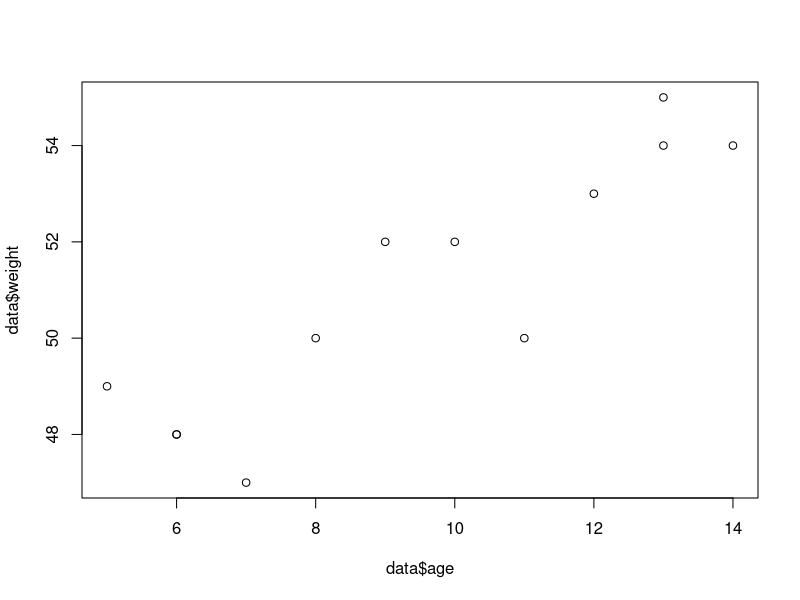

The R source for this figure:
## ---- chunk 1
data<-read.csv('data/vik_table_9_2.csv')

# Let's create two variables that could represent the age and weight of penguins
data$age<- 15 - data$X1
data$weight<-data$Y + 45
plot(data$age, data$weight)
## ---- chunk 2
model1<-lm(weight ~ age, data=data) # fit this model: weight = B0 + B1 * age + error
summary(model1)
## ---- chunk 3
anova(model1)
## ---- chunk 4
data$average_weight <- mean(data$weight) # Create a new variable which is the average of all weights
simple_model <- lm(weight ~ average_weight, data = data)
summary(simple_model)
## ---- chunk 5
complex_model<-lm(weight ~ age, data=data)
## ---- chunk 6
anova(simple_model, complex_model)
## ---- chunk 7
anova(complex_model)
## ---- chunk 8
data <- read.csv('data/body.csv')
data<-data[1:20,]
head(data)
## ---- chunk 9
correlation_test<-cor.test(data$Wrist, data$Age)
correlation_test
## ---- chunk 10
correlation_test$estimate**2
## ---- chunk 11
model2<-lm(data$Wrist~data$Age)
summary(model2)
